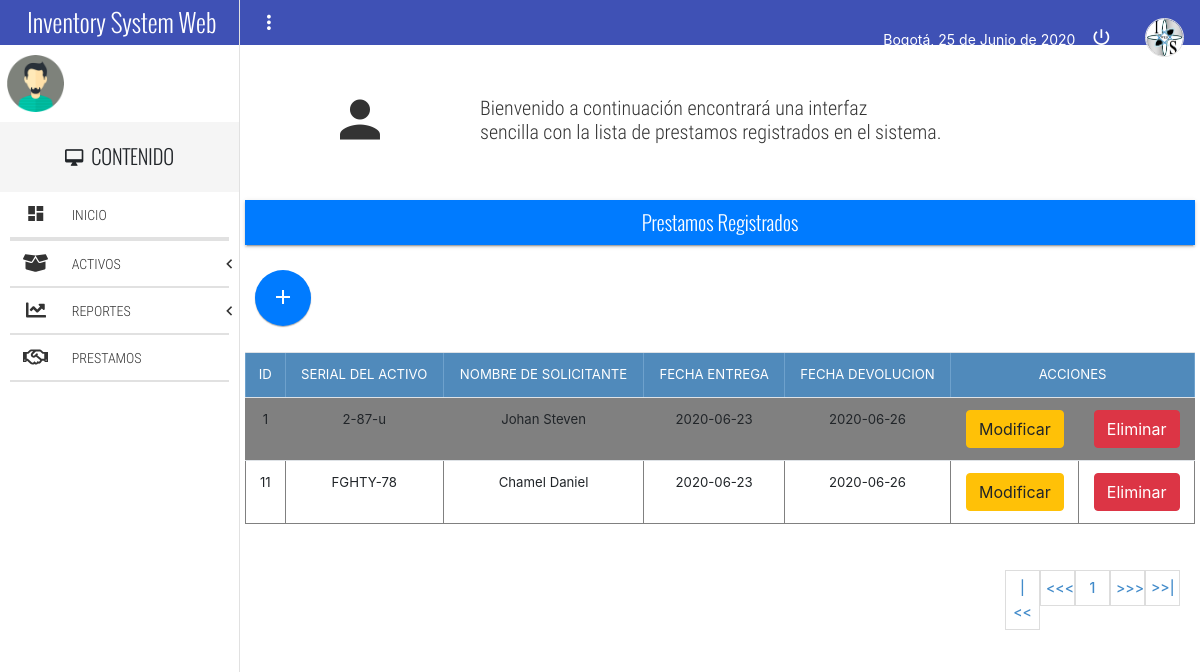
The app's page /index3.php with its own data.
### tables this page shows
CREATE TABLE `prestamo` (
  `idPrestamo` int(11) NOT NULL AUTO_INCREMENT,
  `Activos_idActivo` int(11) NOT NULL,
  `Usuarios_idUsuario` int(11) NOT NULL,
  `Fecha_Entrega` date DEFAULT NULL,
  `Fecha_Devolucion` date DEFAULT NULL,
  PRIMARY KEY (`idPrestamo`),
  KEY `Prestamo_FKIndex2` (`Usuarios_idUsuario`),
  KEY `Prestamo_FKIndex3` (`Activos_idActivo`),
  CONSTRAINT `prestamo_ibfk_1` FOREIGN KEY (`Usuarios_idUsuario`) REFERENCES `usuarios` (`idUsuario`),
  CONSTRAINT `prestamo_ibfk_2` FOREIGN KEY (`Activos_idActivo`) REFERENCES `activos` (`idActivo`)
);

CREATE TABLE `activos` (
  `idActivo` int(1) NOT NULL AUTO_INCREMENT,
  `Nserial` varchar(250) NOT NULL,
  `Sede_idSede` int(11) NOT NULL,
  `Proveedor_idProveedor` int(11) NOT NULL,
  `Categoria_idcategoria` int(11) NOT NULL,
  `Estado_idEstado` int(11) NOT NULL,
  `NombreActivo` varchar(250) DEFAULT NULL,
  `Precio` float DEFAULT NULL,
  `Cantidad` int(11) DEFAULT NULL,
  `Imagen` text,
  `Fecha_registro` date NOT NULL,
  `Ambiente` int(11) NOT NULL,
  PRIMARY KEY (`idActivo`),
  KEY `Activos_FKIndex2` (`Estado_idEstado`),
  KEY `Activos_FKIndex3` (`Categoria_idcategoria`),
  KEY `Activos_FKIndex4` (`Proveedor_idProveedor`),
  KEY `Activos_FKIndex5` (`Sede_idSede`),
  CONSTRAINT `activos_ibfk_1` FOREIGN KEY (`Proveedor_idProveedor`) REFERENCES `proveedor` (`idProveedor`),
  CONSTRAINT `activos_ibfk_2` FOREIGN KEY (`Categoria_idcategoria`) REFERENCES `categoria` (`idcategoria`),
  CONSTRAINT `activos_ibfk_3` FOREIGN KEY (`Estado_idEstado`) REFERENCES `estado` (`idEstado`)
);

CREATE TABLE `usuarios` (
  `idUsuario` int(11) NOT NULL AUTO_INCREMENT COMMENT 'cambiotres',
  `Sede_idSede` int(11) NOT NULL,
  `Rol_idRol` int(11) NOT NULL,
  `TipoIdentificacion_idTipoIdentificacion` int(11) NOT NULL,
  `Identificacion` int(11) DEFAULT NULL,
  `Nombres` varchar(250) DEFAULT NULL,
  `Apellidos` varchar(250) DEFAULT NULL,
  `Direccion` varchar(250) DEFAULT NULL,
  `Telefono` varchar(250) DEFAULT NULL,
  `Correo` varchar(250) DEFAULT NULL,
  `Usuario` varchar(250) DEFAULT NULL,
  `Contrasena` varchar(250) DEFAULT NULL,
  `activacion` int(11) DEFAULT '1',
  `token_password` varchar(100) NOT NULL,
  `password_request` int(11) NOT NULL DEFAULT '0',
  `Ambiente` int(11) DEFAULT NULL,
  `Estado` int(11) NOT NULL DEFAULT '1',
  `Fecha_registro` date NOT NULL,
  PRIMARY KEY (`idUsuario`),
  KEY `Usuarios_FKIndex1` (`TipoIdentificacion_idTipoIdentificacion`),
  KEY `Usuarios_FKIndex2` (`Rol_idRol`),
  KEY `Usuarios_FKIndex3` (`Sede_idSede`)
);

### controllers/Prestamos.php (called while the page is built, shortened)
<?php
	class PrestamosController {
		public function __construct(){
			require_once "models/PrestamosModel.php";
		}
		public function index(){
			$prestamos = new Prestamos_model();
			$data["titulo"] = "Prestamos";
			$data["prestamos"] = $prestamos->get_prestamos();
			require_once "views/prestamos/prestamos.php";
		}
	}
?>

### paginacion3.php (called while the page is built, shortened)
<?php
	$base=conectarr::conexionn();
	$tamano_pagina=4;
	if (isset($_GET["pagina"]))
	{
		if ($_GET["pagina"]==1) {
			header("location:index3.php");
		}else{
		$pagina=$_GET["pagina"];
	}
	}else{
        $pagina=1;
    }
    $empezar_desde=($pagina-1)*$tamano_pagina;
    $sql="SELECT * FROM prestamo";
    $resultado=$base->prepare($sql);
    $resultado->execute(array());
    $numerof=$resultado->rowcount();
    $total_pagina=ceil($numerof/$tamano_pagina);
?>

### models/PrestamosModel.php (called while the page is built, shortened)
<?php
	class Prestamos_model {
		private $db;
		private $prestamos;
		public function __construct(){
			$this->db = Conectar::conexion();
		}
		public function get_prestamos()
		{
			require("paginacion3.php");
			$sql = "SELECT idPrestamo,Nombres,Nserial,NombreActivo,Fecha_Entrega,Fecha_Devolucion FROM prestamo INNER JOIN activos ON Activos_idActivo = idActivo INNER JOIN usuarios ON Usuarios_idUsuario = idUsuario ORDER BY idPrestamo ASC LIMIT $empezar_desde, $tamano_pagina";
			$resultado = $this->db->query($sql);
			while($row = $resultado->fetch_assoc())
			{
				$this->prestamos[] = $row;
			}
			return $this->prestamos;
		}
	}
?>

### config/database.php (called while the page is built)
<?php
	class Conectar {
		public static function conexion(){
			$conexion = new mysqli("us-cdbr-east-05.cleardb.net", "b99c4da36713e8", "362d39c9", "heroku_1f5ff059f1d7813");
			return $conexion;
		}
	}
?>

### views/prestamos/prestamos.php (the view, shortened to what this page needs)
<!DOCTYPE html>
<html lang="es">
	<head>
		<link rel="stylesheet" type="text/css" href="estilodelistas.css">
		<?php include 'scripts.php'; ?>
		<link rel="stylesheet" href="assets/css/bootstrap.min.css">
		<link rel="stylesheet" href="css/estilo.css">
	</head>
	<body>
		<div class="full-width navBar">
			<?php include 'barraprincipal.php';  ?>
		</div>
		<section class="full-width navLateral">
			<div class="full-width navLateral-bg btn-menu"></div>
			<?php include 'barralateral.php';  ?>
		</section>
		<section class="full-width pageContent">
			<section class="full-width header-well">
				<div class="full-width header-well-icon">
					<i class="zmdi zmdi-account"></i>
				</div>
				<div class="full-width header-well-text">
					<p class="text-condensedLight">
						Bienvenido <?php echo $_SESSION['usuari'];?> a continuación encontrará una interfaz <br>
						sencilla con la lista de prestamos registrados en el sistema.
					</p>
				</div>
			</section>
			<section class="full-width text-center" style="padding: 5px;">
				<div class="full-width panel mdl-shadow--2dp">
					<div class="full-width panel-tittle bg-primary text-center tittles">
						Prestamos Registrados
					</div>
				</div>
				<p class="text-left">
					<a href="index3.php?c=Prestamos&a=nuevo" class="btn-agregar">
					<button class="mdl-button mdl-js-button mdl-button--fab mdl-js-ripple-effect mdl-button--colored bg-primary" id="btn-adAdmin">
						<i class="zmdi zmdi-plus"></i>
					</button>
					</a>
				</p>
				<div class="table-responsive">
					<table border="1" width="80%" class="table">
						<thead>
							<tr id='titulo'>
								<td>ID</td>
								<td>Serial del Activo</td>
								<td>Nombre de Solicitante</td>
                                <td>Fecha Entrega</td>
                                <td>Fecha Devolucion</td>
								<td colspan="2">Acciones</td>
							</tr>
						</thead>
						<tbody>
							<?php foreach($data["prestamos"] as $dato) {
								echo "<tr>";
								echo "<td>".$dato["idPrestamo"]."</td>";
								echo "<td>".$dato["Nserial"]."</td>";
								echo "<td>".$dato["Nombres"]."</td>";
								echo "<td>".$dato["Fecha_Entrega"]."</td>";
								echo "<td>".$dato["Fecha_Devolucion"]."</td>";
								echo "<td><a href='index3.php?c=Prestamos&a=modificar&id=".$dato["idPrestamo"]."' class='btn btn-warning'>Modificar</a></td>";
								echo "<td><a href='index3.php?c=Prestamos&a=eliminar&id=".$dato["idPrestamo"]."' class='btn btn-danger'>Eliminar</a></td>";
								echo "</tr>";
							}
							?>
						</tbody>
					</table>
				</div>
					<div class="paginador">
						<ul>
							<li><a href="?pagina=<?php echo 1; ?>">|<<</a></li>
							<li><a href="?pagina=<?php echo $pagina-1; ?>"><<<</a></li>
							<?php
							require("paginacion3.php");
							for ($i=1; $i<=$total_pagina ; $i++) {
								echo '<li><a href="?pagina='.$i.'">'.$i.'</a></li>';
							}
							?>
							<li><a href="?pagina=<?php echo $pagina+1; ?>">>>></a></li>
							<li><a href="?pagina=<?php echo $total_pagina; ?>">>>|</a></li>
						</ul>
					</div>
			</section>
		</section>
	</body>
</html>

### estilodelistas.css (style rules this page uses)
table { border-collapse: collapse; font-size: 9.9pt; width: 50%; padding: 10px; }
table td { padding: 10px; }
table tr:nth-child(odd) { background: gray; }
#btn-adAdmin { padding: 10px; margin-left: 10px; margin-block-start: 25px; margin-block-end: 10px; position: relative; }
.paginador ul { padding: 15px; list-style: none; background: #FFF; margin-top: 15px; display: flex; justify-content: flex-end; }
.paginador a, .paginaseleccionada { color: #428bca; border: 1px solid #ddd; padding: 5px; display: inline-block; font-size: 14px; text-align: center; width: 35px; }

### css/main.css (style rules this page uses)
html, body { width: 100%; height: 100%; margin: 0; padding: 0; font-size: 16px; font-family: "RobotoRegular"; position: relative; background-color: #fff; }
.text-condensedLight { font-family: "RobotoCondensedLight"; }
.text-center { text-align: center; }
.tittles { font-family: "OswaldLight"; }
.full-width { margin: 0; padding: 0; width: 100%; box-sizing: border-box; }
.table-responsive { width: 100%; overflow-x: scroll; position: relative; }
.panel { height: auto; }
.panel-tittle { height: 45px; display: block; line-height: 45px; color: #fff; font-size: 20px; }
.header-well, .header-well-icon, .header-well-text { min-height: 150px; height: auto; }
.header-well { position: relative; }
.header-well-icon, .header-well-text { position: absolute; top: 0; color: #333; }
.header-well-icon { left: 0; width: 25%; }
.header-well-icon i, .header-well-text p { position: absolute; top: 50%; display: block; width: 100%; transform: translateY(-50%); }
.header-well-icon i { text-align: center; font-size: 60px; }
.header-well-text { right: 0; width: 75%; }
.header-well-text p { font-size: 20px; margin: 0; padding: 0; }
.bg-primary { background-color: #2e6da4 !important; }
.navBar { background-color: #3F51B5; height: 45px; position: absolute; top: 0; left: 0; z-index: 79; color: #fff; }
.navLateral, .pageContent, .navLateral-body, .navLateral-bg { position: absolute; top: 0; height: 100%; }
.navLateral { left: 0; width: 20%; z-index: 80; border-right: 1px solid #E1E1E1; transition: all .3s ease-in-out; }
.pageContent { padding-top: 45px; right: 0; width: 80%; z-index: 77; background-color: #fff; transition: all .3s ease-in-out; }

### css/estilo.css (style rules this page uses)
#titulo { background-color: #508abb; color: #FFFFFF; border-color: #6ea1cc !important; text-transform: uppercase; }

### records on screen
prestamo: idPrestamo "1", Activos_idActivo.Nserial "2-87-u", Usuarios_idUsuario.Nombres "Johan Steven", Fecha_Entrega "2020-06-23", Fecha_Devolucion "2020-06-26"
prestamo: idPrestamo "11", Activos_idActivo.Nserial "FGHTY-78", Usuarios_idUsuario.Nombres "Chamel Daniel", Fecha_Entrega "2020-06-23", Fecha_Devolucion "2020-06-26"

### other values on screen
fechaC() "25 de Junio de 2020"
